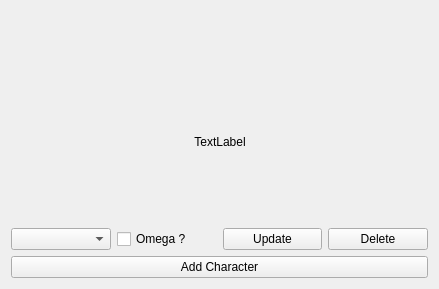
<?xml version="1.0" encoding="UTF-8"?>
<ui version="4.0">
 <class>CharacterConnexionForm</class>
 <widget class="QWidget" name="CharacterConnexionForm">
  <property name="geometry">
   <rect>
    <x>0</x>
    <y>0</y>
    <width>439</width>
    <height>289</height>
   </rect>
  </property>
  <property name="windowTitle">
   <string>Form</string>
  </property>
  <layout class="QVBoxLayout" name="verticalLayout">
   <item>
    <widget class="QWidget" name="widget" native="true">
     <property name="sizePolicy">
      <sizepolicy hsizetype="Preferred" vsizetype="MinimumExpanding">
       <horstretch>0</horstretch>
       <verstretch>0</verstretch>
      </sizepolicy>
     </property>
     <layout class="QHBoxLayout" name="horizontalLayout">
      <item>
       <spacer name="horizontalSpacer">
        <property name="orientation">
         <enum>Qt::Orientation::Horizontal</enum>
        </property>
        <property name="sizeHint" stdset="0">
         <size>
          <width>40</width>
          <height>20</height>
         </size>
        </property>
       </spacer>
      </item>
      <item>
       <widget class="QWidget" name="widget_3" native="true">
        <layout class="QVBoxLayout" name="verticalLayout_2">
         <item>
          <widget class="QLabel" name="label_portrait">
           <property name="minimumSize">
            <size>
             <width>100</width>
             <height>100</height>
            </size>
           </property>
           <property name="text">
            <string/>
           </property>
          </widget>
         </item>
         <item>
          <widget class="QLabel" name="label_characterName">
           <property name="styleSheet">
            <string notr="true">font: 600 12pt &quot;Segoe UI&quot;;</string>
           </property>
           <property name="text">
            <string>TextLabel</string>
           </property>
           <property name="alignment">
            <set>Qt::AlignmentFlag::AlignCenter</set>
           </property>
          </widget>
         </item>
        </layout>
       </widget>
      </item>
      <item>
       <spacer name="horizontalSpacer_2">
        <property name="orientation">
         <enum>Qt::Orientation::Horizontal</enum>
        </property>
        <property name="sizeHint" stdset="0">
         <size>
          <width>40</width>
          <height>20</height>
         </size>
        </property>
       </spacer>
      </item>
     </layout>
    </widget>
   </item>
   <item>
    <spacer name="verticalSpacer">
     <property name="orientation">
      <enum>Qt::Orientation::Vertical</enum>
     </property>
     <property name="sizeHint" stdset="0">
      <size>
       <width>20</width>
       <height>40</height>
      </size>
     </property>
    </spacer>
   </item>
   <item>
    <widget class="QWidget" name="widget_2" native="true">
     <layout class="QVBoxLayout" name="verticalLayout_4">
      <property name="leftMargin">
       <number>0</number>
      </property>
      <property name="topMargin">
       <number>0</number>
      </property>
      <property name="rightMargin">
       <number>0</number>
      </property>
      <property name="bottomMargin">
       <number>0</number>
      </property>
      <item>
       <layout class="QHBoxLayout" name="horizontalLayout_2">
        <item>
         <widget class="QComboBox" name="comboBox_charlist"/>
        </item>
        <item>
         <widget class="QCheckBox" name="checkBox_omega">
          <property name="text">
           <string>Omega ?</string>
          </property>
         </widget>
        </item>
        <item>
         <widget class="QPushButton" name="pushButton_refresh">
          <property name="text">
           <string>Update</string>
          </property>
         </widget>
        </item>
        <item>
         <widget class="QPushButton" name="pushButton_delete">
          <property name="text">
           <string>Delete</string>
          </property>
         </widget>
        </item>
       </layout>
      </item>
     </layout>
    </widget>
   </item>
   <item>
    <widget class="QPushButton" name="pushButton">
     <property name="text">
      <string>Add Character</string>
     </property>
    </widget>
   </item>
  </layout>
 </widget>
 <resources/>
 <connections/>
</ui>
